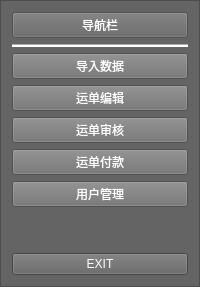
     <widget class="QFrame" name="daohang">
      <property name="styleSheet">
       <string notr="true">background-color: rgb(100, 100, 100);</string>
      </property>
      <property name="frameShape">
       <enum>QFrame::StyledPanel</enum>
      </property>
      <property name="frameShadow">
       <enum>QFrame::Raised</enum>
      </property>
      <layout class="QGridLayout" name="gridLayout_4">
       <item row="2" column="0">
        <layout class="QVBoxLayout" name="verticalLayout">
         <item>
          <widget class="QPushButton" name="import_data_btn">
           <property name="styleSheet">
            <string notr="true">background-color:  rgb(113, 113, 113);
color:rgb(255, 255, 255);</string>
           </property>
           <property name="text">
            <string>导入数据</string>
           </property>
           <property name="icon">
            <iconset resource="../source.qrc">
             <normaloff>:/icon/icon/notebook.png</normaloff>:/icon/icon/notebook.png</iconset>
           </property>
           <property name="iconSize">
            <size>
             <width>24</width>
             <height>24</height>
            </size>
           </property>
           <property name="checkable">
            <bool>true</bool>
           </property>
           <property name="autoExclusive">
            <bool>true</bool>
           </property>
          </widget>
         </item>
         <item>
          <widget class="QPushButton" name="bill_edit_btn">
           <property name="styleSheet">
            <string notr="true">background-color:  rgb(113, 113, 113);
color:rgb(255, 255, 255);</string>
           </property>
           <property name="text">
            <string>运单编辑</string>
           </property>
           <property name="icon">
            <iconset resource="../source.qrc">
             <normaloff>:/icon/icon/product-48.ico</normaloff>:/icon/icon/product-48.ico</iconset>
           </property>
           <property name="iconSize">
            <size>
             <width>24</width>
             <height>24</height>
            </size>
           </property>
           <property name="checkable">
            <bool>true</bool>
           </property>
           <property name="autoExclusive">
            <bool>true</bool>
           </property>
          </widget>
         </item>
         <item>
          <widget class="QPushButton" name="bill_audits_btn">
           <property name="styleSheet">
            <string notr="true">background-color:  rgb(113, 113, 113);
color:rgb(255, 255, 255);</string>
           </property>
           <property name="text">
            <string>运单审核</string>
           </property>
           <property name="icon">
            <iconset resource="../source.qrc">
             <normaloff>:/icon/icon/activity-feed-48.ico</normaloff>:/icon/icon/activity-feed-48.ico</iconset>
           </property>
           <property name="iconSize">
            <size>
             <width>24</width>
             <height>24</height>
            </size>
           </property>
           <property name="checkable">
            <bool>true</bool>
           </property>
           <property name="autoExclusive">
            <bool>true</bool>
           </property>
          </widget>
         </item>
         <item>
          <widget class="QPushButton" name="bill_payedit_btn">
           <property name="styleSheet">
            <string notr="true">background-color:  rgb(113, 113, 113);
color:rgb(255, 255, 255);</string>
           </property>
           <property name="text">
            <string>运单付款</string>
           </property>
           <property name="icon">
            <iconset resource="../source.qrc">
             <normaloff>:/icon/icon/dollar.png</normaloff>:/icon/icon/dollar.png</iconset>
           </property>
           <property name="iconSize">
            <size>
             <width>24</width>
             <height>24</height>
            </size>
           </property>
           <property name="checkable">
            <bool>true</bool>
           </property>
           <property name="autoExclusive">
            <bool>true</bool>
           </property>
          </widget>
         </item>
         <item>
          <widget class="QPushButton" name="user_btn">
           <property name="styleSheet">
            <string notr="true">background-color:  rgb(113, 113, 113);
color:rgb(255, 255, 255);</string>
           </property>
           <property name="text">
            <string>用户管理</string>
           </property>
           <property name="icon">
            <iconset resource="../source.qrc">
             <normaloff>:/icon/icon/group-48.ico</normaloff>:/icon/icon/group-48.ico</iconset>
           </property>
           <property name="iconSize">
            <size>
             <width>24</width>
             <height>24</height>
            </size>
           </property>
           <property name="checkable">
            <bool>true</bool>
           </property>
           <property name="autoExclusive">
            <bool>true</bool>
           </property>
          </widget>
         </item>
         <item>
          <spacer name="verticalSpacer">
           <property name="orientation">
            <enum>Qt::Vertical</enum>
           </property>
           <property name="sizeHint" stdset="0">
            <size>
             <width>20</width>
             <height>40</height>
            </size>
           </property>
          </spacer>
         </item>
         <item>
          <widget class="QPushButton" name="exit_btn">
           <property name="styleSheet">
            <string notr="true">color: rgb(255, 255, 255);</string>
           </property>
           <property name="text">
            <string>EXIT</string>
           </property>
           <property name="icon">
            <iconset resource="../source.qrc">
             <normaloff>:/icon/icon/exit.png</normaloff>:/icon/icon/exit.png</iconset>
           </property>
           <property name="iconSize">
            <size>
             <width>32</width>
             <height>32</height>
            </size>
           </property>
           <property name="checkable">
            <bool>true</bool>
           </property>
           <property name="autoExclusive">
            <bool>true</bool>
           </property>
          </widget>
         </item>
        </layout>
       </item>
       <item row="0" column="0">
        <widget class="QPushButton" name="pushButton_8">
         <property name="enabled">
          <bool>false</bool>
         </property>
         <property name="styleSheet">
          <string notr="true">color: rgb(255, 255, 255);
font: 12pt &quot;Microsoft YaHei UI&quot;;</string>
         </property>
         <property name="inputMethodHints">
          <set>Qt::ImhNone</set>
         </property>
         <property name="text">
          <string>导航栏</string>
         </property>
         <property name="icon">
          <iconset resource="../source.qrc">
           <normaloff>:/icon/icon/huoche.png</normaloff>:/icon/icon/huoche.png</iconset>
         </property>
         <property name="iconSize">
          <size>
           <width>32</width>
           <height>32</height>
          </size>
         </property>
         <property name="checkable">
          <bool>false</bool>
         </property>
         <property name="autoDefault">
          <bool>false</bool>
         </property>
         <property name="default">
          <bool>false</bool>
         </property>
         <property name="flat">
          <bool>false</bool>
         </property>
        </widget>
       </item>
       <item row="1" column="0">
        <widget class="Line" name="line">
         <property name="sizePolicy">
          <sizepolicy hsizetype="Minimum" vsizetype="Fixed">
           <horstretch>0</horstretch>
           <verstretch>29</verstretch>
          </sizepolicy>
         </property>
         <property name="styleSheet">
          <string notr="true">color: rgb(255, 255, 255);
background-color: rgb(255, 255, 255);</string>
         </property>
         <property name="orientation">
          <enum>Qt::Horizontal</enum>
         </property>
        </widget>
       </item>
      </layout>
     </widget>
